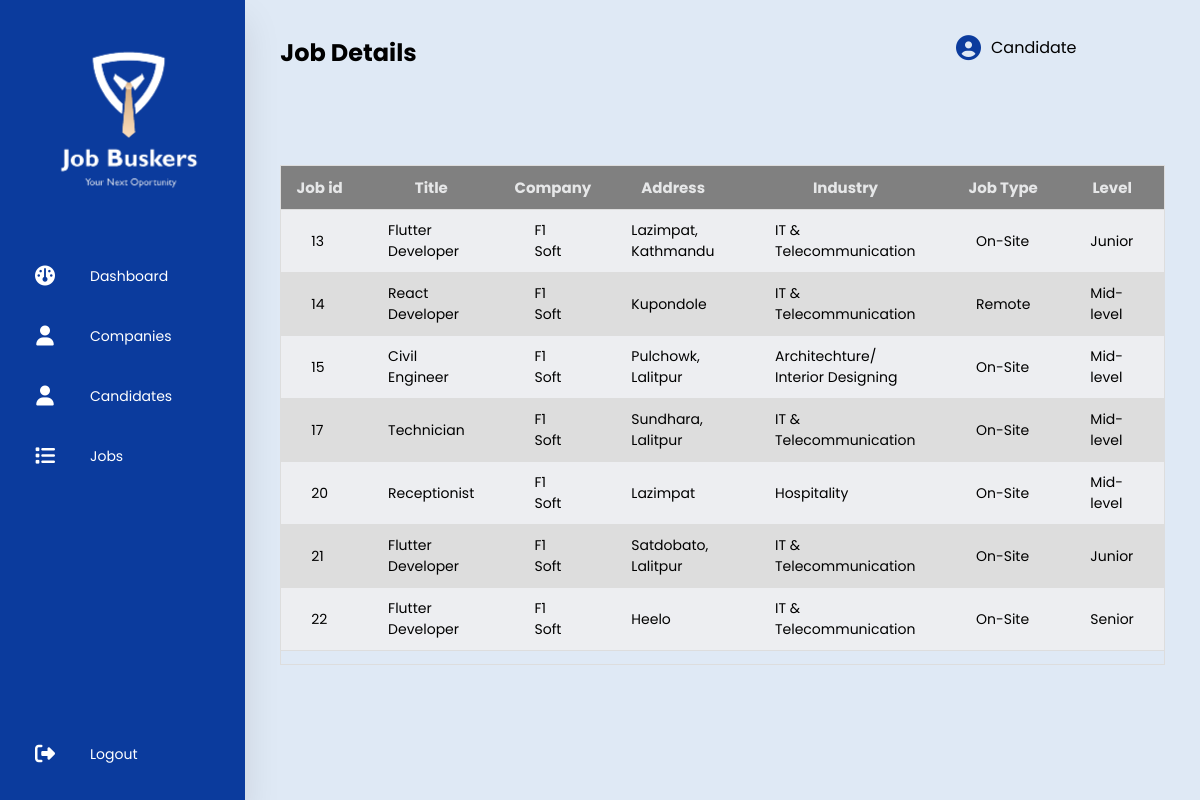
The app's page /job/ (signed in) with its own data.
### user/models.py (models this page shows, shortened)
class CustomUser (AbstractBaseUser, PermissionsMixin):
    display_picture = models.ImageField(
        upload_to='images/user', help_text='Display picture containing a person or a logo.', null=True, blank=True)
    name = models.CharField(max_length=20, null=False)
    phone = PhoneNumberField(null=True, blank=True, unique=True)
    email = models.EmailField(_('email_address'), unique=True, max_length=200)
    location = models.CharField(max_length=30, null=True, blank=True)
    description = models.CharField(max_length=900, null=True, blank=True)
    is_verified = models.BooleanField(default=False)
    is_active = models.BooleanField(default=False)
    is_staff = models.BooleanField(default=False)
    class UserType(models.IntegerChoices):
        ADMIN = 1, _('Admin'),
        COMPANY = 2, _('Company'),
        CANDIDATE = 3, _('Candidate')
    user_type = models.IntegerField(
        choices=UserType.choices, blank=True, null=True)
    USERNAME_FIELD = 'email'
    REQUIRED_FIELDS = ['name', 'phone', 'location', ]
    objects = CustomUserManager()

class Company(models.Model):
    selections = [('Architechture/ Interior Designing', 'Architechture/ Interior Designing'),
                  ('IT & Telecommunication', 'IT & Telecommunication'),
                  ('Teaching/ Education', 'Teaching/ Education'),
                  ('NGO/ INGO', 'NGO/ INGO'),
                  ('Graphics/ Designing', 'Graphics/ Designing'),
                  ('Hospitality', 'Hospitality'),
                  ('Sales/ Public Relation', 'Sales/ Public Relation'),
                  ('Legal Services', 'Legal Services'),
                  ('Other', 'Other')]
    user = models.OneToOneField(CustomUser, on_delete=models.CASCADE)
    industry = models.CharField('Industry', max_length=200,
                                choices=selections, null=False, default='Other')
    website = models.CharField(max_length=20, null=True, blank=True)
    est_year = models.PositiveSmallIntegerField(null=True, blank=True)
    banner_image = models.ImageField(
        upload_to='images/user/company', help_text='Job Banner', null=True, blank=True)

### jobs/models.py (models this page shows)
class Jobs(models.Model):
    industry_selections = [('Architechture/ Interior Designing', 'Architechture/ Interior Designing'),
                  ('IT & Telecommunication', 'IT & Telecommunication'),
                  ('Teaching/ Education', 'Teaching/ Education'),
                  ('NGO/ INGO', 'NGO/ INGO'),
                  ('Graphics/ Designing', 'Graphics/ Designing'),
                  ('Hospitality', 'Hospitality'),
                  ('Sales/ Public Relation', 'Sales/ Public Relation'),
                  ('Legal Services', 'Legal Services'),
                  ('Other', 'Other')]
    status_selections = [('On-Site', 'On-Site'),
                    ('Remote', 'On-Site'),
                    ('Hybrid', 'Hybrid')]
    level_selections = [('Senior', 'Senior'),
                    ('Mid-level', 'Mid-level'),
                    ('Junior', 'Junior'),]
    title = models.CharField(max_length=250, null=False, blank=False)
    address = models.CharField(max_length=50, null=False,blank=False)
    industry = models.CharField('Industry', max_length=200,
            choices=industry_selections, null=False, default='Other')
    job_type = models.CharField('Status', max_length=200,
            choices=status_selections, default='On-Site', null=False)
    salary = models.CharField(max_length=20, default='Negotiable', null=False)
    level = models.CharField('Level', max_length=200,
            choices=level_selections, default='Junior', null=False)
    status = models.BooleanField(default=True)
    company_id = models.ForeignKey(to=Company, on_delete=models.CASCADE)
    def __str__(self):
        return self.title

### adminPanel/views.py (the view)
# urls.py: path('job/', getJobs, name='job'),
@login_required(login_url='/')
def getJobs(request):
    job_detail=Jobs.objects.all()
    print(job_detail)
    context = {
        'job_detail': job_detail,
        'title': 'Job Details'
    }
    return render(request, 'job.html', context)

### templates/job.html (shortened to what this page needs)
{% extends 'main.html' %}
{% block content%}
<section class="main">
    <div class="main-top">
        <h1>{{title}}</h1>
        <div class="user-option">
            <i class="fas fa-circle-user"></i>
            <span>{{user.name}}</span>
        </div>
    </div>
            <div class="main-section">
                <div class="header_fixed", id="table">
                    <table>
                        <thead>
                            <tr>
                                <th>Job id</th>
                                <th>Title</th>
                                <th>Company</th>
                                <th>Address</th>
                                <th>Industry</th>
                                <th>Job Type</th>
                                <th>Level</th>
                            </tr>
                        </thead>
                        <tbody>
                            {% for detail in job_detail  %}
                            <tr>
                                <td>{{detail.id}}</td>
                                <td>{{detail.title}}</td>
                                <td>{{detail.company_id.user.name}}</td>
                                <td>{{detail.address}}</td>
                                <td>{{detail.industry}}</td>
                                <td>{{detail.job_type}}</td>
                                <td>{{detail.level}}</td>
                            </tr>
                            {% endfor %}
                        </tbody>
                    </table>
                </div>
                            </section>
{% endblock content%}

### static/styles/mystyle.css (style rules this page uses)
* { margin: 0; padding: 0; outline: none; border: none; text-decoration: none; box-sizing: border-box; font-family: "Poppins", sans-serif; }
body { background-color: #dfe9f5; }
.main { position: relative; padding: 35px; width: 90%; }
.main-top { display: flex; width: 90%; justify-content: space-between; }
.main-top .user-option { display: flex; justify-content: space-between; }
.main-top i { margin-right: 10px; font-size: 25px; color: #0b3b9d; cursor: pointer; }
.main-section { display: flex; margin-top: 20px; }
table { width: 100%; border-collapse: collapse; }
.header_fixed { margin-top: 75px; max-height: 100vh; width: 100%; overflow: auto; border: 1px solid #dddddd; }
.header_fixed thead th { position: sticky; top: 0; background-color: grey; color: #e6e7e8; font-size: 15px; }
th { border-bottom: 1px solid #dddddd; padding: 10px 10px; font-size: 14px; }
td { border-bottom: 1px solid #dddddd; padding: 10px 30px; font-size: 14px; }
tr:nth-child(even) { background-color: #dddddd; }
tr:nth-child(odd) { background-color: #edeef1; }

### templates/main.html (style rules this page uses)
.header_fixed { height: 500px }

### records on screen
CustomUser: name "Candidate"
Jobs: id "13", title "Flutter Developer", company_id.user.name "F1 Soft", address "Lazimpat, Kathmandu", industry "IT & Telecommunication", job_type "On-Site", level "Junior"
Jobs: id "14", title "React Developer", company_id.user.name "F1 Soft", address "Kupondole", industry "IT & Telecommunication", job_type "Remote", level "Mid-level"
Jobs: id "15", title "Civil Engineer", company_id.user.name "F1 Soft", address "Pulchowk, Lalitpur", industry "Architechture/ Interior Designing", job_type "On-Site", level "Mid-level"
Jobs: id "17", title "Technician", company_id.user.name "F1 Soft", address "Sundhara, Lalitpur", industry "IT & Telecommunication", job_type "On-Site", level "Mid-level"
Jobs: id "20", title "Receptionist", company_id.user.name "F1 Soft", address "Lazimpat", industry "Hospitality", job_type "On-Site", level "Mid-level"
Jobs: id "21", title "Flutter Developer", company_id.user.name "F1 Soft", address "Satdobato, Lalitpur", industry "IT & Telecommunication", job_type "On-Site", level "Junior"
Jobs: id "22", title "Flutter Developer", company_id.user.name "F1 Soft", address "Heelo", industry "IT & Telecommunication", job_type "On-Site", level "Senior"

### other values on screen
{{ title }} "Job Details"
